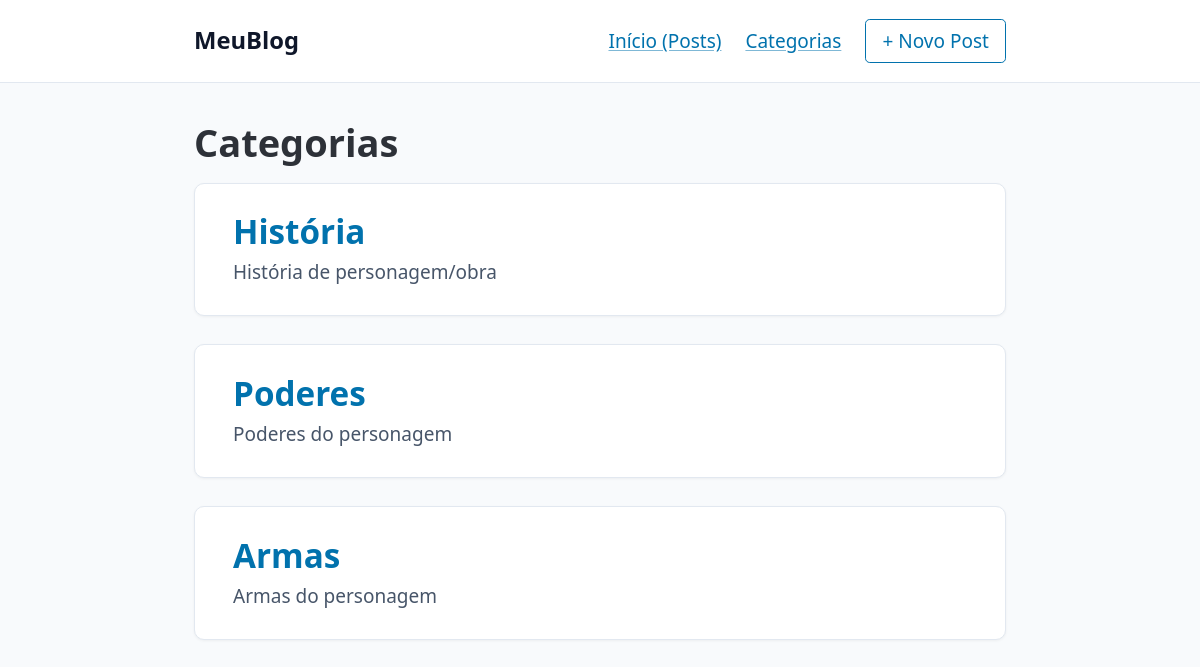
Page /categories/ on the committed database.
### blog/models.py (models this page shows, shortened)
class Category(models.Model):
    name = models.CharField(max_length=100)
    description = models.TextField()

### blog/views.py (the view)
# urls.py: path('categories/', views.category_list, name='category_list'),
def category_list(request):
    categories = Category.objects.all()
    return render(request, 'category_list.html', {'categories': categories})

### templates/category_list.html
{% extends 'base.html' %}
{% block content %}
    <h1>Categorias</h1>
    {% for category in categories %}
        <article class="card">
            <h2 style="margin-bottom: 0.4rem;">
                <a href="{% url 'category_detail' category.pk %}" style="text-decoration: none;">{{ category.name }}</a>
            </h2>
            <p style="margin: 0; color: #475569;">{{ category.description }}</p>
        </article>
    {% empty %}
        <article class="card">
            <p style="margin: 0;">Nenhuma categoria cadastrada.</p>
        </article>
    {% endfor %}
{% endblock %}

### templates/base.html (style rules this page uses)
body { background-color: #f8fafc; }
article.card { background: #ffffff; border: 1px solid #e2e8f0; border-radius: 10px; padding: 1.5rem 2rem; box-shadow: 0 1px 3px rgba(0, 0, 0, 0.05); margin-bottom: 1.5rem; }

### rows in the picture
Category: name "História", description "História de personagem/obra"
Category: name "Poderes", description "Poderes do personagem"
Category: name "Armas", description "Armas do personagem"
